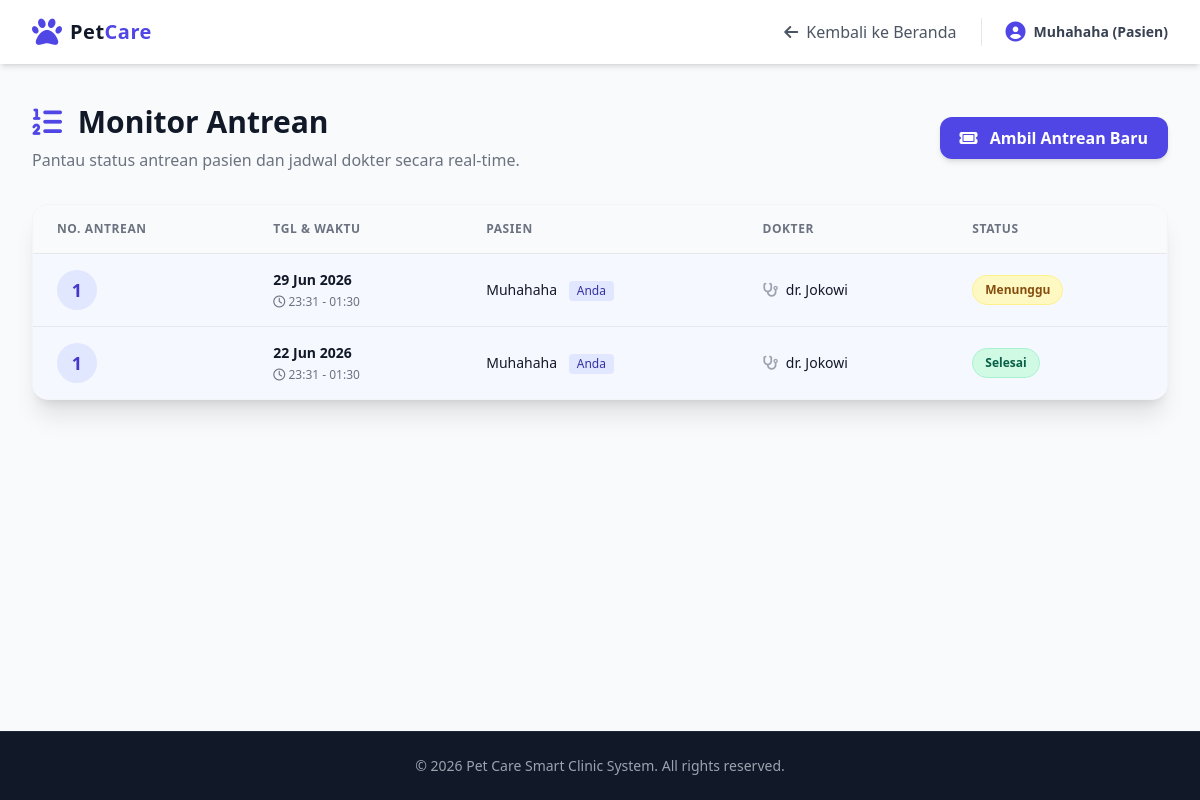
The page /lihat_antrean.php (signed in) on the database its author committed.
### tables this page shows
CREATE TABLE `antrean` (
  `id_antrean` int NOT NULL,
  `id_user` int NOT NULL,
  `id_jadwal` int NOT NULL,
  `tanggal_berobat` date NOT NULL,
  `no_antrean` int NOT NULL,
  `status` enum('Menunggu','Dipanggil','Selesai','Batal') NOT NULL DEFAULT 'Menunggu',
  `created_at` timestamp NULL DEFAULT CURRENT_TIMESTAMP
);

CREATE TABLE `jadwal_dokter` (
  `id_jadwal` int NOT NULL,
  `id_dokter` int NOT NULL,
  `hari` enum('Senin','Selasa','Rabu','Kamis','Jumat','Sabtu','Minggu') NOT NULL,
  `jam_mulai` time NOT NULL,
  `jam_selesai` time NOT NULL,
  `kuota_harian` int NOT NULL
);

CREATE TABLE `user` (
  `id_user` int NOT NULL,
  `username` varchar(50) NOT NULL,
  `password` varchar(255) NOT NULL,
  `nama_lengkap` varchar(100) NOT NULL,
  `no_telp` varchar(15) NOT NULL,
  `role` enum('Resepsionis','Pasien') NOT NULL
);

CREATE TABLE `dokter` (
  `id_dokter` int NOT NULL,
  `nama_dokter` varchar(100) NOT NULL,
  `spesialisasi` varchar(100) NOT NULL
);

### lihat_antrean.php (the view, shortened to what this page needs)
<?php
require_once 'koneksi.php';
$role = $_SESSION['role'];
$id_user_login = $_SESSION['id_user'];
$query_antrean = "
    SELECT a.*, u.nama_lengkap AS nama_pasien, d.nama_dokter, j.jam_mulai, j.jam_selesai
    FROM antrean a
    JOIN user u ON a.id_user = u.id_user
    JOIN jadwal_dokter j ON a.id_jadwal = j.id_jadwal
    JOIN dokter d ON j.id_dokter = d.id_dokter
    ORDER BY a.tanggal_berobat DESC, a.no_antrean ASC
";
$result_antrean = mysqli_query($conn, $query_antrean);
?>
<!DOCTYPE html>
<html lang="id">
<head>
    <script src="https://cdn.tailwindcss.com"></script>
    <link rel="stylesheet" href="https://cdnjs.cloudflare.com/ajax/libs/font-awesome/6.4.0/css/all.min.css">
</head>
<body class="bg-gray-50 text-gray-800 font-sans min-h-screen flex flex-col">
    <nav class="bg-white shadow-md sticky top-0 z-50">
        <div class="max-w-7xl mx-auto px-4 sm:px-6 lg:px-8">
            <div class="flex justify-between h-16">
                <div class="flex items-center">
                    <a href="index.php" class="flex items-center">
                        <i class="fa-solid fa-paw text-indigo-600 text-3xl mr-2"></i>
                        <span class="text-xl font-bold text-gray-900 tracking-wide">Pet<span class="text-indigo-600">Care</span></span>
                    </a>
                </div>
                <div class="flex items-center space-x-6">
                    <a href="index.php" class="text-gray-600 hover:text-indigo-600 font-medium transition flex items-center">
                        <i class="fa-solid fa-arrow-left mr-2"></i> Kembali ke Beranda
                    </a>
                    <div class="border-l pl-6 border-gray-200">
                        <span class="text-sm font-semibold text-gray-700 flex items-center">
                            <i class="fa-solid fa-circle-user text-indigo-600 text-xl mr-2"></i>
                            <?= htmlspecialchars($_SESSION['nama_lengkap']); ?>
                            (<?= $role ?>)
                        </span>
                    </div>
                </div>
            </div>
        </div>
    </nav>
    <main class="flex-grow max-w-7xl mx-auto px-4 sm:px-6 lg:px-8 py-10 w-full">
        <div class="mb-8 flex flex-col sm:flex-row justify-between items-start sm:items-center">
            <div>
                <h1 class="text-3xl font-extrabold text-gray-900"><i class="fa-solid fa-list-ol text-indigo-600 mr-2"></i> Monitor Antrean</h1>
                <p class="text-gray-500 mt-2">Pantau status antrean pasien dan jadwal dokter secara real-time.</p>
            </div>
            <?php if ($role === 'Pasien'): ?>
            <div class="mt-4 sm:mt-0">
                <a href="ambil_antrean.php" class="bg-indigo-600 text-white px-5 py-2.5 rounded-xl font-semibold hover:bg-indigo-700 transition shadow-md">
                    <i class="fa-solid fa-ticket mr-2"></i> Ambil Antrean Baru
                </a>
            </div>
            <?php endif; ?>
        </div>
        <div class="bg-white shadow-xl rounded-2xl overflow-hidden border border-gray-100">
            <div class="overflow-x-auto">
                <table class="min-w-full divide-y divide-gray-200">
                    <thead class="bg-gray-50">
                        <tr>
                            <th scope="col" class="px-6 py-4 text-left text-xs font-bold text-gray-500 uppercase tracking-wider">No. Antrean</th>
                            <th scope="col" class="px-6 py-4 text-left text-xs font-bold text-gray-500 uppercase tracking-wider">Tgl & Waktu</th>
                            <th scope="col" class="px-6 py-4 text-left text-xs font-bold text-gray-500 uppercase tracking-wider">Pasien</th>
                            <th scope="col" class="px-6 py-4 text-left text-xs font-bold text-gray-500 uppercase tracking-wider">Dokter</th>
                            <th scope="col" class="px-6 py-4 text-left text-xs font-bold text-gray-500 uppercase tracking-wider">Status</th>
                        </tr>
                    </thead>
                    <tbody class="bg-white divide-y divide-gray-200">
                        <?php if (mysqli_num_rows($result_antrean) > 0): ?>
                            <?php while ($row = mysqli_fetch_assoc($result_antrean)):
                                $badge_color = 'bg-gray-100 text-gray-800';
                                if ($row['status'] == 'Menunggu') $badge_color = 'bg-yellow-100 text-yellow-800 border-yellow-200';
                                if ($row['status'] == 'Selesai') $badge_color = 'bg-emerald-100 text-emerald-800 border-emerald-200';
                                $row_bg = ($role === 'Pasien' && $row['id_user'] == $id_user_login) ? 'bg-indigo-50/50' : 'hover:bg-gray-50';
                            ?>
                            <tr class="<?= $row_bg ?> transition">
                                <td class="px-6 py-4 whitespace-nowrap">
                                    <div class="flex items-center justify-center w-10 h-10 rounded-full bg-indigo-100 text-indigo-700 font-bold text-lg">
                                        <?= htmlspecialchars($row['no_antrean']) ?>
                                    </div>
                                </td>
                                <td class="px-6 py-4 whitespace-nowrap">
                                    <div class="text-sm font-semibold text-gray-900"><?= date('d M Y', strtotime($row['tanggal_berobat'])) ?></div>
                                    <div class="text-xs text-gray-500 mt-1"><i class="fa-regular fa-clock"></i> <?= substr($row['jam_mulai'], 0, 5) ?> - <?= substr($row['jam_selesai'], 0, 5) ?></div>
                                </td>
                                <td class="px-6 py-4 whitespace-nowrap">
                                    <div class="text-sm font-medium text-gray-900">
                                        <?= htmlspecialchars($row['nama_pasien']) ?>
                                        <?php if ($role === 'Pasien' && $row['id_user'] == $id_user_login): ?>
                                            <span class="ml-2 inline-flex items-center px-2 py-0.5 rounded text-xs font-medium bg-indigo-100 text-indigo-800">Anda</span>
                                        <?php endif; ?>
                                    </div>
                                </td>
                                <td class="px-6 py-4 whitespace-nowrap">
                                    <div class="text-sm text-gray-900"><i class="fa-solid fa-stethoscope text-gray-400 mr-1"></i> <?= htmlspecialchars($row['nama_dokter']) ?></div>
                                </td>
                                <td class="px-6 py-4 whitespace-nowrap">
                                    <span class="px-3 py-1 inline-flex text-xs leading-5 font-semibold rounded-full border <?= $badge_color ?>">
                                        <?= $row['status'] ?>
                                    </span>
                                </td>
                            </tr>
                            <?php endwhile; ?>
                        <?php endif; ?>
                    </tbody>
                </table>
            </div>
        </div>
    </main>
    <footer class="bg-gray-900 text-gray-400 py-6 border-t border-gray-800 text-sm mt-auto">
        <div class="max-w-7xl mx-auto px-4 text-center">
            <p>&copy; <?= date('Y'); ?> Pet Care Smart Clinic System. All rights reserved.</p>
        </div>
    </footer>
</body>
</html>

### rows shown on the page
antrean: no_antrean "1", tanggal_berobat "29 Jun 2026", id_jadwal.jam_mulai "23:31", id_jadwal.jam_selesai "01:30", id_user.nama_lengkap "Muhahaha", shows "Anda", dokter.nama_dokter "dr. Jokowi", status "Menunggu"
antrean: no_antrean "1", tanggal_berobat "22 Jun 2026", id_jadwal.jam_mulai "23:31", id_jadwal.jam_selesai "01:30", id_user.nama_lengkap "Muhahaha", shows "Anda", dokter.nama_dokter "dr. Jokowi", status "Selesai"

### other values the page prints
$_SESSION['nama_lengkap'] "Muhahaha"
$role "Pasien"
